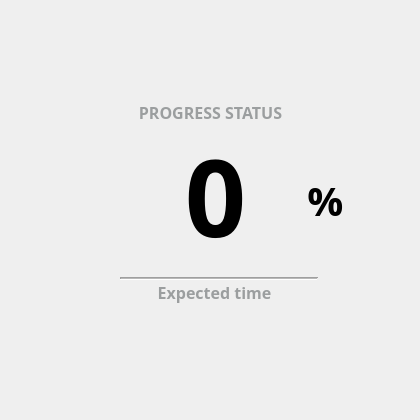
<?xml version="1.0" encoding="UTF-8"?>
<ui version="4.0">
 <class>CustomPrograssImageCircleWidget</class>
 <widget class="QWidget" name="CustomPrograssImageCircleWidget">
  <property name="geometry">
   <rect>
    <x>0</x>
    <y>0</y>
    <width>420</width>
    <height>420</height>
   </rect>
  </property>
  <property name="sizePolicy">
   <sizepolicy hsizetype="Fixed" vsizetype="Fixed">
    <horstretch>0</horstretch>
    <verstretch>0</verstretch>
   </sizepolicy>
  </property>
  <property name="minimumSize">
   <size>
    <width>420</width>
    <height>420</height>
   </size>
  </property>
  <property name="maximumSize">
   <size>
    <width>420</width>
    <height>420</height>
   </size>
  </property>
  <layout class="QGridLayout" name="gridLayout">
   <property name="leftMargin">
    <number>0</number>
   </property>
   <property name="topMargin">
    <number>0</number>
   </property>
   <property name="rightMargin">
    <number>0</number>
   </property>
   <property name="bottomMargin">
    <number>0</number>
   </property>
   <property name="spacing">
    <number>0</number>
   </property>
   <item row="0" column="0">
    <widget class="QWidget" name="widgetOuter" native="true">
     <property name="styleSheet">
      <string notr="true">QWidget#widgetOuter{border-image: url(:/Image/Image/RunningStatus/progress0.png);}</string>
     </property>
     <layout class="QGridLayout" name="gridLayout_2">
      <property name="leftMargin">
       <number>0</number>
      </property>
      <property name="topMargin">
       <number>0</number>
      </property>
      <property name="rightMargin">
       <number>0</number>
      </property>
      <property name="bottomMargin">
       <number>0</number>
      </property>
      <property name="spacing">
       <number>0</number>
      </property>
      <item row="0" column="0">
       <widget class="ImageCircleWidget" name="widgetInner" native="true">
        <layout class="QGridLayout" name="gridLayout_4">
         <property name="leftMargin">
          <number>0</number>
         </property>
         <property name="topMargin">
          <number>0</number>
         </property>
         <property name="rightMargin">
          <number>0</number>
         </property>
         <property name="bottomMargin">
          <number>0</number>
         </property>
         <property name="spacing">
          <number>0</number>
         </property>
         <item row="0" column="0">
          <widget class="QWidget" name="widgetBackgroundColor" native="true">
           <property name="styleSheet">
            <string notr="true">QWidget#widgetBackgroundColor{
background-color: rgb(255, 255, 255, 0);
}</string>
           </property>
           <widget class="Line" name="line">
            <property name="geometry">
             <rect>
              <x>120</x>
              <y>270</y>
              <width>198</width>
              <height>16</height>
             </rect>
            </property>
            <property name="styleSheet">
             <string notr="true">color: rgb(155, 158, 159);</string>
            </property>
            <property name="lineWidth">
             <number>1</number>
            </property>
            <property name="midLineWidth">
             <number>1</number>
            </property>
            <property name="orientation">
             <enum>Qt::Horizontal</enum>
            </property>
           </widget>
           <widget class="QLabel" name="labelTotalEta">
            <property name="geometry">
             <rect>
              <x>134</x>
              <y>280</y>
              <width>161</width>
              <height>25</height>
             </rect>
            </property>
            <property name="font">
             <font>
              <family>SpoqaHanSans</family>
              <pointsize>12</pointsize>
              <bold>true</bold>
             </font>
            </property>
            <property name="styleSheet">
             <string notr="true">color: rgb(155, 158, 159);</string>
            </property>
            <property name="text">
             <string>Expected time</string>
            </property>
            <property name="alignment">
             <set>Qt::AlignCenter</set>
            </property>
           </widget>
           <widget class="QLabel" name="labelPercent">
            <property name="geometry">
             <rect>
              <x>120</x>
              <y>120</y>
              <width>191</width>
              <height>151</height>
             </rect>
            </property>
            <property name="font">
             <font>
              <family>SpoqaHanSans</family>
              <pointsize>80</pointsize>
              <bold>true</bold>
             </font>
            </property>
            <property name="text">
             <string>0</string>
            </property>
            <property name="alignment">
             <set>Qt::AlignCenter</set>
            </property>
           </widget>
           <widget class="QLabel" name="label_3">
            <property name="geometry">
             <rect>
              <x>305</x>
              <y>170</y>
              <width>41</width>
              <height>61</height>
             </rect>
            </property>
            <property name="font">
             <font>
              <family>SpoqaHanSans</family>
              <pointsize>30</pointsize>
              <bold>true</bold>
             </font>
            </property>
            <property name="text">
             <string>%</string>
            </property>
            <property name="alignment">
             <set>Qt::AlignCenter</set>
            </property>
           </widget>
           <widget class="QLabel" name="label">
            <property name="geometry">
             <rect>
              <x>130</x>
              <y>100</y>
              <width>161</width>
              <height>25</height>
             </rect>
            </property>
            <property name="font">
             <font>
              <family>SpoqaHanSans</family>
              <pointsize>12</pointsize>
              <bold>true</bold>
             </font>
            </property>
            <property name="styleSheet">
             <string notr="true">color: rgb(155, 158, 159);</string>
            </property>
            <property name="text">
             <string>PROGRESS STATUS</string>
            </property>
            <property name="alignment">
             <set>Qt::AlignCenter</set>
            </property>
           </widget>
           <widget class="QLabel" name="labelTime">
            <property name="geometry">
             <rect>
              <x>140</x>
              <y>300</y>
              <width>151</width>
              <height>36</height>
             </rect>
            </property>
            <property name="font">
             <font>
              <family>SpoqaHanSans</family>
              <pointsize>12</pointsize>
              <bold>true</bold>
             </font>
            </property>
            <property name="text">
             <string/>
            </property>
            <property name="alignment">
             <set>Qt::AlignCenter</set>
            </property>
           </widget>
          </widget>
         </item>
        </layout>
       </widget>
      </item>
     </layout>
    </widget>
   </item>
  </layout>
 </widget>
 <customwidgets>
  <customwidget>
   <class>ImageCircleWidget</class>
   <extends>QWidget</extends>
   <header>UIClass/CustomWidget/ImageCircleWidget.h</header>
   <container>1</container>
  </customwidget>
 </customwidgets>
 <resources/>
 <connections/>
</ui>
